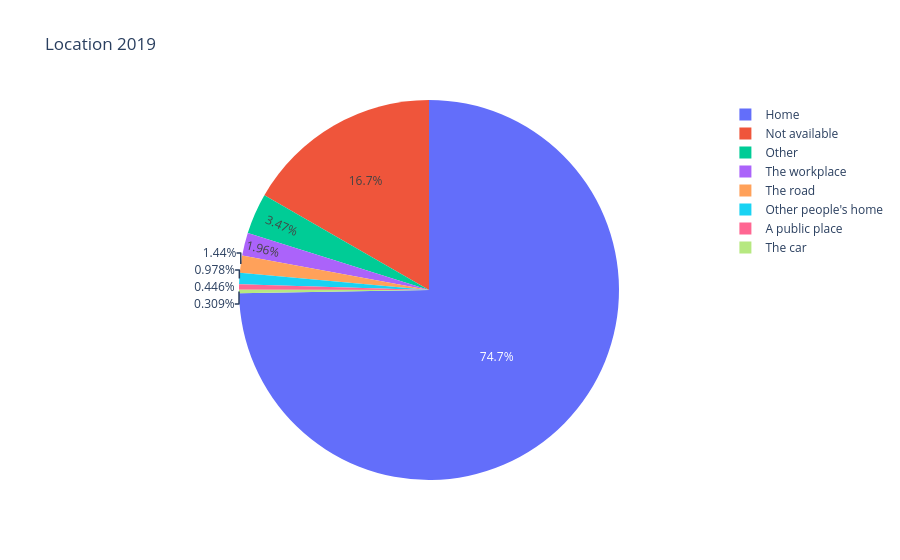

Notebook code cell kept with this figure:
### Markdown cell above
I want to compare two pie charts for 2020 and 2019. First, I plot them individually with plotly express.

### Code cell
location_piechart2019 = px.pie(location_reduced, values='2019', names='Place of the violent act', title='Location 2019')
location_piechart2019.show()

### Figure 1 — Plotly figure (JSON) as saved in the notebook; plotly's stock layout.template omitted (floating-point values rounded to 4 significant figures)
{"data": [{"domain": {"x": [0, 1], "y": [0, 1]}, "hovertemplate": "Place of the violent act=%{label}<br>2019=%{value}<extra></extra>", "labels": ["Home", "The workplace", "The road", "Other people's home", "A public place", "The car", "Other", "Not available", "Not available"], "legendgroup": "", "name": "", "showlegend": true, "type": "pie", "values": [4354.0, 114.0, 84.0, 57.0, 26.0, 18.0, 202.0, 18.0, 954.0]}], "layout": {"legend": {"tracegroupgap": 0}, "title": {"text": "Location 2019"}}}
